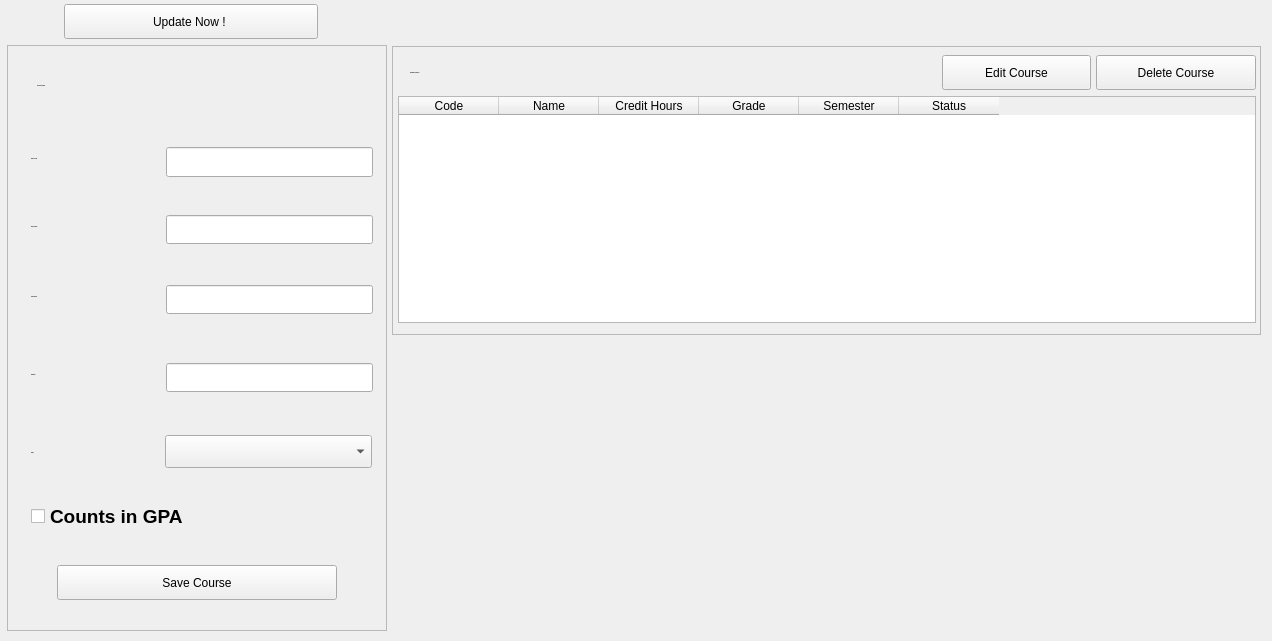
    <widget class="QWidget" name="page">
     <widget class="QFrame" name="frame_5">
      <property name="geometry">
       <rect>
        <x>7</x>
        <y>45</y>
        <width>380</width>
        <height>586</height>
       </rect>
      </property>
      <property name="frameShape">
       <enum>QFrame::Shape::StyledPanel</enum>
      </property>
      <property name="frameShadow">
       <enum>QFrame::Shadow::Raised</enum>
      </property>
      <widget class="QLabel" name="title_lbl">
       <property name="geometry">
        <rect>
         <x>30</x>
         <y>31</y>
         <width>177</width>
         <height>20</height>
        </rect>
       </property>
       <property name="font">
        <font>
         <pointsize>-1</pointsize>
         <bold>true</bold>
        </font>
       </property>
       <property name="styleSheet">
        <string notr="true"/>
       </property>
       <property name="text">
        <string>Add / Edit Course</string>
       </property>
       <property name="label_case" stdset="0">
        <string>title</string>
       </property>
      </widget>
      <widget class="QLabel" name="label_13">
       <property name="geometry">
        <rect>
         <x>24</x>
         <y>104</y>
         <width>124</width>
         <height>20</height>
        </rect>
       </property>
       <property name="font">
        <font>
         <pointsize>-1</pointsize>
         <bold>true</bold>
        </font>
       </property>
       <property name="text">
        <string>Course Code</string>
       </property>
      </widget>
      <widget class="QLabel" name="label_14">
       <property name="geometry">
        <rect>
         <x>24</x>
         <y>320</y>
         <width>124</width>
         <height>20</height>
        </rect>
       </property>
       <property name="font">
        <font>
         <pointsize>-1</pointsize>
         <bold>true</bold>
        </font>
       </property>
       <property name="text">
        <string>Semester</string>
       </property>
      </widget>
      <widget class="QLabel" name="label_15">
       <property name="geometry">
        <rect>
         <x>24</x>
         <y>398</y>
         <width>124</width>
         <height>20</height>
        </rect>
       </property>
       <property name="font">
        <font>
         <pointsize>-1</pointsize>
         <bold>true</bold>
        </font>
       </property>
       <property name="text">
        <string>Grade </string>
       </property>
      </widget>
      <widget class="QLabel" name="label_16">
       <property name="geometry">
        <rect>
         <x>24</x>
         <y>242</y>
         <width>124</width>
         <height>20</height>
        </rect>
       </property>
       <property name="font">
        <font>
         <pointsize>-1</pointsize>
         <bold>true</bold>
        </font>
       </property>
       <property name="text">
        <string>Credit Hours</string>
       </property>
      </widget>
      <widget class="QLabel" name="label_17">
       <property name="geometry">
        <rect>
         <x>24</x>
         <y>172</y>
         <width>124</width>
         <height>20</height>
        </rect>
       </property>
       <property name="font">
        <font>
         <pointsize>-1</pointsize>
         <bold>true</bold>
        </font>
       </property>
       <property name="text">
        <string>Course Name</string>
       </property>
      </widget>
      <widget class="QPushButton" name="add_button">
       <property name="geometry">
        <rect>
         <x>50</x>
         <y>520</y>
         <width>280</width>
         <height>35</height>
        </rect>
       </property>
       <property name="text">
        <string>Save Course</string>
       </property>
      </widget>
      <widget class="QCheckBox" name="count_in_gpa">
       <property name="geometry">
        <rect>
         <x>24</x>
         <y>460</y>
         <width>163</width>
         <height>23</height>
        </rect>
       </property>
       <property name="font">
        <font>
         <pointsize>14</pointsize>
         <bold>true</bold>
        </font>
       </property>
       <property name="text">
        <string>Counts in GPA</string>
       </property>
      </widget>
      <widget class="QLineEdit" name="code">
       <property name="geometry">
        <rect>
         <x>159</x>
         <y>102</y>
         <width>207</width>
         <height>30</height>
        </rect>
       </property>
       <property name="font">
        <font>
         <pointsize>12</pointsize>
         <bold>false</bold>
        </font>
       </property>
      </widget>
      <widget class="QLineEdit" name="semester">
       <property name="geometry">
        <rect>
         <x>159</x>
         <y>318</y>
         <width>207</width>
         <height>29</height>
        </rect>
       </property>
       <property name="font">
        <font>
         <pointsize>12</pointsize>
         <bold>false</bold>
        </font>
       </property>
      </widget>
      <widget class="QLineEdit" name="hours">
       <property name="geometry">
        <rect>
         <x>159</x>
         <y>240</y>
         <width>207</width>
         <height>29</height>
        </rect>
       </property>
       <property name="font">
        <font>
         <pointsize>12</pointsize>
         <bold>false</bold>
        </font>
       </property>
      </widget>
      <widget class="QLineEdit" name="name">
       <property name="geometry">
        <rect>
         <x>159</x>
         <y>170</y>
         <width>207</width>
         <height>29</height>
        </rect>
       </property>
       <property name="font">
        <font>
         <pointsize>12</pointsize>
         <bold>false</bold>
        </font>
       </property>
      </widget>
      <widget class="QComboBox" name="grade">
       <property name="geometry">
        <rect>
         <x>158</x>
         <y>390</y>
         <width>207</width>
         <height>33</height>
        </rect>
       </property>
       <property name="font">
        <font>
         <pointsize>12</pointsize>
         <bold>false</bold>
        </font>
       </property>
       <property name="style_type" stdset="0">
        <string>combo</string>
       </property>
      </widget>
     </widget>
     <widget class="QFrame" name="frame_6">
      <property name="geometry">
       <rect>
        <x>392</x>
        <y>46</y>
        <width>869</width>
        <height>289</height>
       </rect>
      </property>
      <property name="frameShape">
       <enum>QFrame::Shape::StyledPanel</enum>
      </property>
      <property name="frameShadow">
       <enum>QFrame::Shadow::Raised</enum>
      </property>
      <widget class="QTableWidget" name="tableWidget">
       <property name="geometry">
        <rect>
         <x>6</x>
         <y>50</y>
         <width>858</width>
         <height>227</height>
        </rect>
       </property>
       <column>
        <property name="text">
         <string>Code</string>
        </property>
       </column>
       <column>
        <property name="text">
         <string>Name</string>
        </property>
       </column>
       <column>
        <property name="text">
         <string>Credit Hours</string>
        </property>
       </column>
       <column>
        <property name="text">
         <string>Grade</string>
        </property>
       </column>
       <column>
        <property name="text">
         <string>Semester</string>
        </property>
       </column>
       <column>
        <property name="text">
         <string>Status</string>
        </property>
       </column>
      </widget>
      <widget class="QPushButton" name="delete_btn">
       <property name="geometry">
        <rect>
         <x>704</x>
         <y>9</y>
         <width>160</width>
         <height>35</height>
        </rect>
       </property>
       <property name="styleSheet">
        <string notr="true"/>
       </property>
       <property name="text">
        <string>Delete Course</string>
       </property>
       <property name="style_type" stdset="0">
        <string>delete</string>
       </property>
      </widget>
      <widget class="QPushButton" name="edit_course">
       <property name="geometry">
        <rect>
         <x>550</x>
         <y>9</y>
         <width>149</width>
         <height>35</height>
        </rect>
       </property>
       <property name="text">
        <string>Edit Course</string>
       </property>
      </widget>
      <widget class="QLabel" name="label_5">
       <property name="geometry">
        <rect>
         <x>18</x>
         <y>17</y>
         <width>178</width>
         <height>20</height>
        </rect>
       </property>
       <property name="font">
        <font>
         <pointsize>-1</pointsize>
         <bold>true</bold>
        </font>
       </property>
       <property name="text">
        <string>Completed Courses</string>
       </property>
      </widget>
     </widget>
     <widget class="QChartView" name="chartWidget" native="true">
      <property name="geometry">
       <rect>
        <x>392</x>
        <y>339</y>
        <width>869</width>
        <height>293</height>
       </rect>
      </property>
     </widget>
     <widget class="QLabel" name="messageLabel">
      <property name="geometry">
       <rect>
        <x>402</x>
        <y>11</y>
        <width>861</width>
        <height>25</height>
       </rect>
      </property>
      <property name="font">
       <font>
        <pointsize>-1</pointsize>
        <bold>true</bold>
       </font>
      </property>
      <property name="layoutDirection">
       <enum>Qt::LayoutDirection::LeftToRight</enum>
      </property>
      <property name="text">
       <string/>
      </property>
      <property name="alignment">
       <set>Qt::AlignmentFlag::AlignCenter</set>
      </property>
     </widget>
     <widget class="QPushButton" name="updateBtn">
      <property name="enabled">
       <bool>true</bool>
      </property>
      <property name="geometry">
       <rect>
        <x>64</x>
        <y>4</y>
        <width>254</width>
        <height>35</height>
       </rect>
      </property>
      <property name="text">
       <string>Update Now ! </string>
      </property>
     </widget>
    </widget>
